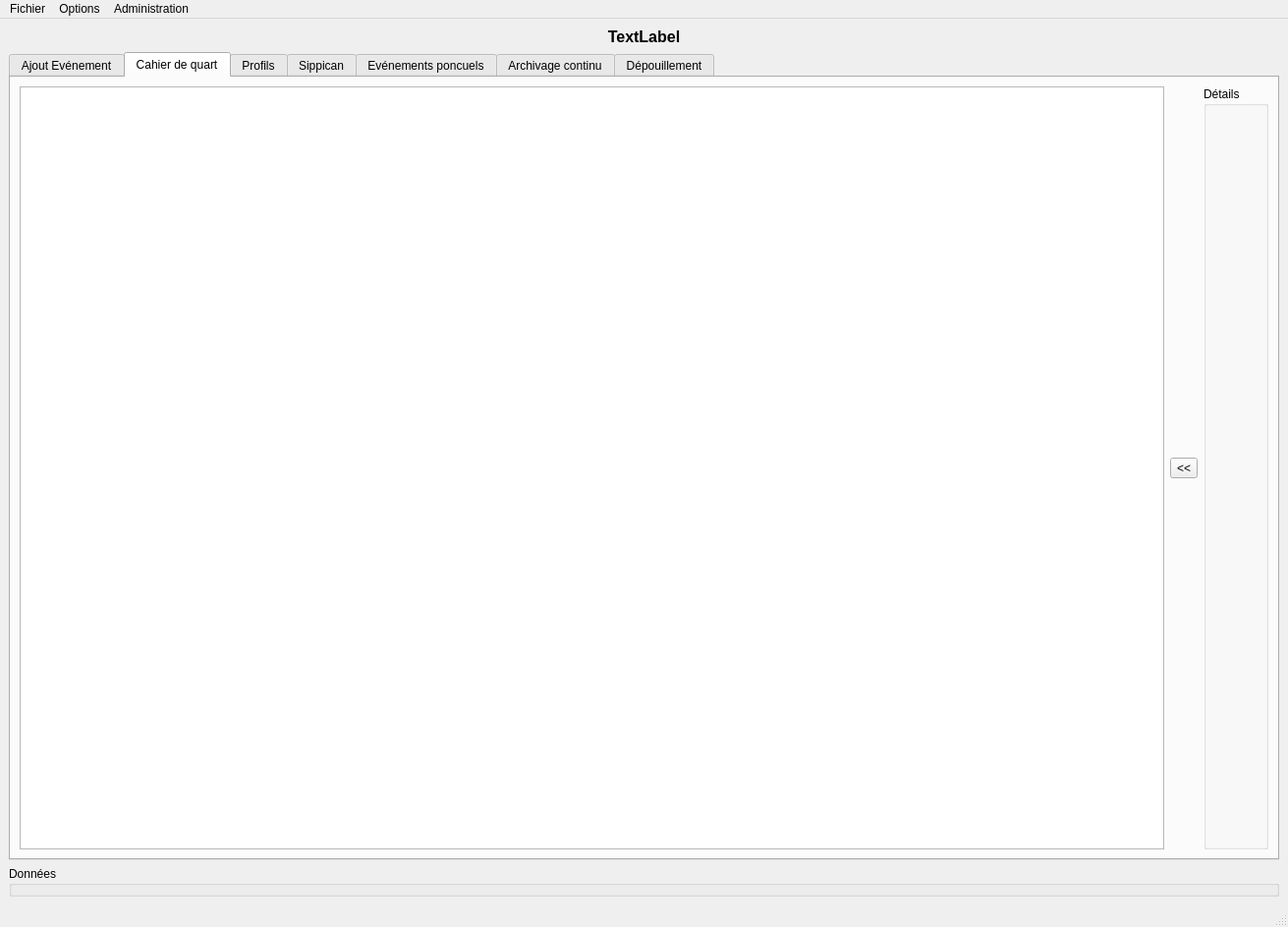
<?xml version="1.0" encoding="UTF-8"?>
<ui version="4.0">
 <class>MainWindow</class>
 <widget class="QMainWindow" name="MainWindow">
  <property name="geometry">
   <rect>
    <x>0</x>
    <y>0</y>
    <width>1311</width>
    <height>944</height>
   </rect>
  </property>
  <property name="windowTitle">
   <string>MainWindow</string>
  </property>
  <property name="windowIcon">
   <iconset resource="icons.qrc">
    <normaloff>:/icones/notes.png</normaloff>:/icones/notes.png</iconset>
  </property>
  <widget class="QWidget" name="centralwidget">
   <layout class="QGridLayout" name="gridLayout">
    <item row="1" column="0">
     <widget class="QTabWidget" name="tabWidget">
      <property name="currentIndex">
       <number>1</number>
      </property>
      <widget class="QWidget" name="tab">
       <attribute name="title">
        <string>Ajout Evénement</string>
       </attribute>
       <layout class="QGridLayout" name="gridLayout_2">
        <item row="0" column="0">
         <widget class="QGroupBox" name="gb_ButtonList">
          <property name="minimumSize">
           <size>
            <width>110</width>
            <height>0</height>
           </size>
          </property>
          <property name="maximumSize">
           <size>
            <width>100</width>
            <height>16777215</height>
           </size>
          </property>
          <property name="title">
           <string/>
          </property>
         </widget>
        </item>
        <item row="0" column="1">
         <widget class="QScrollArea" name="scrollArea">
          <property name="minimumSize">
           <size>
            <width>1155</width>
            <height>0</height>
           </size>
          </property>
          <property name="widgetResizable">
           <bool>true</bool>
          </property>
          <widget class="QWidget" name="scrollAreaWidgetContents">
           <property name="geometry">
            <rect>
             <x>0</x>
             <y>0</y>
             <width>1153</width>
             <height>767</height>
            </rect>
           </property>
           <layout class="QGridLayout" name="gridLayout_3">
            <item row="0" column="0">
             <widget class="QGroupBox" name="gb_EventTypeList">
              <property name="title">
               <string/>
              </property>
             </widget>
            </item>
           </layout>
          </widget>
         </widget>
        </item>
       </layout>
      </widget>
      <widget class="QWidget" name="tab_2">
       <attribute name="title">
        <string>Cahier de quart</string>
       </attribute>
       <layout class="QGridLayout" name="gridLayout_5">
        <item row="0" column="2">
         <widget class="QGroupBox" name="gb_Details">
          <property name="title">
           <string>Détails</string>
          </property>
         </widget>
        </item>
        <item row="0" column="0">
         <widget class="QTableView" name="tableMain">
          <property name="focusPolicy">
           <enum>Qt::WheelFocus</enum>
          </property>
          <property name="sizeAdjustPolicy">
           <enum>QAbstractScrollArea::AdjustToContents</enum>
          </property>
          <property name="editTriggers">
           <set>QAbstractItemView::AnyKeyPressed|QAbstractItemView::SelectedClicked</set>
          </property>
          <property name="alternatingRowColors">
           <bool>true</bool>
          </property>
          <property name="selectionMode">
           <enum>QAbstractItemView::SingleSelection</enum>
          </property>
          <property name="selectionBehavior">
           <enum>QAbstractItemView::SelectRows</enum>
          </property>
          <property name="sortingEnabled">
           <bool>true</bool>
          </property>
          <attribute name="horizontalHeaderDefaultSectionSize">
           <number>130</number>
          </attribute>
          <attribute name="horizontalHeaderStretchLastSection">
           <bool>true</bool>
          </attribute>
          <attribute name="verticalHeaderVisible">
           <bool>false</bool>
          </attribute>
         </widget>
        </item>
        <item row="0" column="1">
         <widget class="QToolButton" name="btn_Details">
          <property name="text">
           <string>&lt;&lt;</string>
          </property>
         </widget>
        </item>
       </layout>
      </widget>
      <widget class="QWidget" name="tab_4">
       <attribute name="title">
        <string>Profils</string>
       </attribute>
       <layout class="QGridLayout" name="gridLayout_7">
        <item row="0" column="0">
         <widget class="QTableView" name="table_Profils">
          <property name="editTriggers">
           <set>QAbstractItemView::AnyKeyPressed|QAbstractItemView::EditKeyPressed</set>
          </property>
          <property name="alternatingRowColors">
           <bool>true</bool>
          </property>
          <property name="selectionMode">
           <enum>QAbstractItemView::SingleSelection</enum>
          </property>
          <property name="selectionBehavior">
           <enum>QAbstractItemView::SelectRows</enum>
          </property>
          <property name="sortingEnabled">
           <bool>true</bool>
          </property>
          <attribute name="horizontalHeaderDefaultSectionSize">
           <number>130</number>
          </attribute>
          <attribute name="horizontalHeaderShowSortIndicator" stdset="0">
           <bool>true</bool>
          </attribute>
          <attribute name="horizontalHeaderStretchLastSection">
           <bool>true</bool>
          </attribute>
          <attribute name="verticalHeaderShowSortIndicator" stdset="0">
           <bool>false</bool>
          </attribute>
          <attribute name="verticalHeaderStretchLastSection">
           <bool>false</bool>
          </attribute>
         </widget>
        </item>
       </layout>
      </widget>
      <widget class="QWidget" name="tab_3">
       <attribute name="title">
        <string>Sippican</string>
       </attribute>
       <layout class="QGridLayout" name="gridLayout_8">
        <item row="0" column="0">
         <widget class="QTableView" name="table_Sippican">
          <property name="alternatingRowColors">
           <bool>true</bool>
          </property>
          <property name="selectionMode">
           <enum>QAbstractItemView::SingleSelection</enum>
          </property>
          <property name="selectionBehavior">
           <enum>QAbstractItemView::SelectRows</enum>
          </property>
          <property name="sortingEnabled">
           <bool>true</bool>
          </property>
          <attribute name="horizontalHeaderDefaultSectionSize">
           <number>130</number>
          </attribute>
          <attribute name="horizontalHeaderStretchLastSection">
           <bool>true</bool>
          </attribute>
         </widget>
        </item>
       </layout>
      </widget>
      <widget class="QWidget" name="tab_5">
       <attribute name="title">
        <string>Evénements poncuels</string>
       </attribute>
       <layout class="QGridLayout" name="gridLayout_6">
        <item row="0" column="0">
         <widget class="QTableView" name="table_EvntPonct">
          <property name="alternatingRowColors">
           <bool>true</bool>
          </property>
          <property name="selectionMode">
           <enum>QAbstractItemView::SingleSelection</enum>
          </property>
          <property name="selectionBehavior">
           <enum>QAbstractItemView::SelectRows</enum>
          </property>
          <property name="sortingEnabled">
           <bool>true</bool>
          </property>
          <attribute name="horizontalHeaderDefaultSectionSize">
           <number>130</number>
          </attribute>
          <attribute name="horizontalHeaderStretchLastSection">
           <bool>true</bool>
          </attribute>
         </widget>
        </item>
       </layout>
      </widget>
      <widget class="QWidget" name="tab_6">
       <attribute name="title">
        <string>Archivage continu</string>
       </attribute>
       <layout class="QGridLayout" name="gridLayout_4">
        <item row="0" column="0">
         <widget class="QTableView" name="table_ArcCont">
          <property name="alternatingRowColors">
           <bool>true</bool>
          </property>
          <property name="selectionMode">
           <enum>QAbstractItemView::SingleSelection</enum>
          </property>
          <property name="selectionBehavior">
           <enum>QAbstractItemView::SelectRows</enum>
          </property>
          <property name="sortingEnabled">
           <bool>true</bool>
          </property>
          <attribute name="horizontalHeaderDefaultSectionSize">
           <number>130</number>
          </attribute>
          <attribute name="horizontalHeaderStretchLastSection">
           <bool>true</bool>
          </attribute>
         </widget>
        </item>
       </layout>
      </widget>
      <widget class="QWidget" name="tab_Depouillement">
       <attribute name="title">
        <string>Dépouillement</string>
       </attribute>
       <layout class="QGridLayout" name="gridLayout_9">
        <item row="0" column="0">
         <widget class="QGroupBox" name="gb_Depouillement">
          <property name="title">
           <string>Analyse du cahier de quart</string>
          </property>
         </widget>
        </item>
       </layout>
      </widget>
     </widget>
    </item>
    <item row="2" column="0">
     <widget class="QGroupBox" name="gb_datas">
      <property name="title">
       <string>Données</string>
      </property>
     </widget>
    </item>
    <item row="0" column="0">
     <widget class="QLabel" name="l_CurrentLogbook">
      <property name="font">
       <font>
        <pointsize>12</pointsize>
        <weight>75</weight>
        <bold>true</bold>
       </font>
      </property>
      <property name="text">
       <string>TextLabel</string>
      </property>
      <property name="alignment">
       <set>Qt::AlignCenter</set>
      </property>
     </widget>
    </item>
   </layout>
  </widget>
  <widget class="QMenuBar" name="menubar">
   <property name="geometry">
    <rect>
     <x>0</x>
     <y>0</y>
     <width>1311</width>
     <height>21</height>
    </rect>
   </property>
   <widget class="QMenu" name="menuFichier">
    <property name="title">
     <string>Options</string>
    </property>
    <addaction name="actionPreferences"/>
   </widget>
   <widget class="QMenu" name="menuAdministration">
    <property name="title">
     <string>Administration</string>
    </property>
    <addaction name="action_OpenConf"/>
   </widget>
   <widget class="QMenu" name="menuFichier_2">
    <property name="title">
     <string>Fichier</string>
    </property>
    <addaction name="action_NewLogbook"/>
    <addaction name="actionOpenLogbook"/>
    <addaction name="actionsaveLogbook"/>
    <addaction name="actionDetailsMission"/>
    <addaction name="actionQuitter"/>
   </widget>
   <addaction name="menuFichier_2"/>
   <addaction name="menuFichier"/>
   <addaction name="menuAdministration"/>
  </widget>
  <widget class="QStatusBar" name="statusbar"/>
  <action name="actionPreferences">
   <property name="text">
    <string>Préférences</string>
   </property>
  </action>
  <action name="actionQuitter">
   <property name="text">
    <string>Quitter</string>
   </property>
  </action>
  <action name="action_OpenConf">
   <property name="text">
    <string>Ouvrir le répertoire du fichier de configuration</string>
   </property>
  </action>
  <action name="action_NewLogbook">
   <property name="text">
    <string>Nouveau Cahier de quart</string>
   </property>
  </action>
  <action name="actionOpenLogbook">
   <property name="text">
    <string>Ouvrir un cahier de quart</string>
   </property>
  </action>
  <action name="actionsaveLogbook">
   <property name="text">
    <string>Enregistrer sous</string>
   </property>
  </action>
  <action name="actionDetailsMission">
   <property name="text">
    <string>Détails de la mission</string>
   </property>
  </action>
 </widget>
 <resources>
  <include location="icons.qrc"/>
 </resources>
 <connections/>
</ui>
